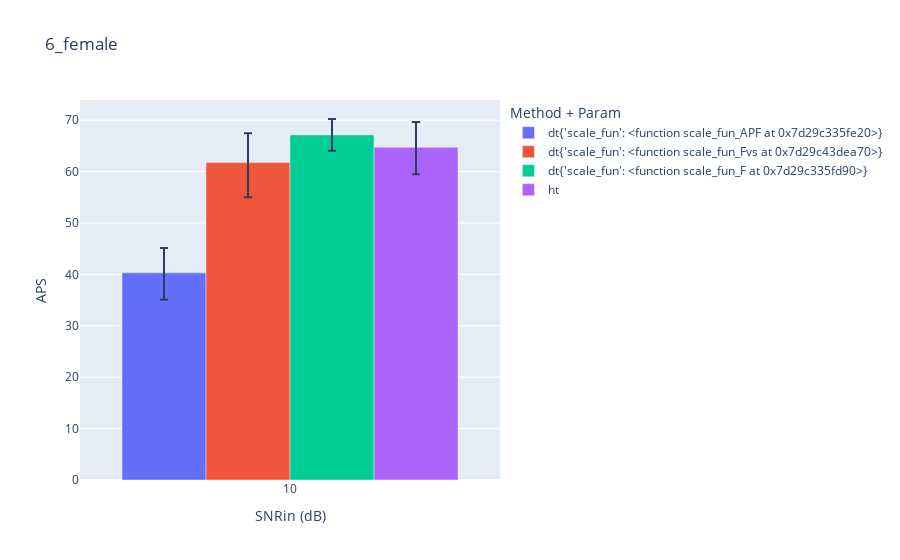

Notebook code cell kept with this figure:
### Code cell
figs = interpreter.get_summary_plotlys(idx=0,ylabel='APS')
for bars in figs:
    iplot(bars)

### Figure 1 — Plotly figure (JSON) as saved in the notebook; plotly's stock layout.template omitted (floating-point values rounded to 4 significant figures)
{"data": [{"alignmentgroup": "True", "error_x": {"array": ["10"]}, "error_y": {"array": [4.816], "arrayminus": [5.207]}, "hovertemplate": "Method + Param=dt{'scale_fun': <function scale_fun_APF at 0x7d29c335fe20>}<br>SNRin=%{x}<br>QRF=%{y}<extra></extra>", "legendgroup": "dt{'scale_fun': <function scale_fun_APF at 0x7d29c335fe20>}", "marker": {"color": "#636efa", "pattern": {"shape": ""}}, "name": "dt{'scale_fun': <function scale_fun_APF at 0x7d29c335fe20>}", "offsetgroup": "dt{'scale_fun': <function scale_fun_APF at 0x7d29c335fe20>}", "orientation": "v", "showlegend": true, "textposition": "auto", "type": "bar", "x": ["10"], "xaxis": "x", "y": [40.3], "yaxis": "y"}, {"alignmentgroup": "True", "error_x": {"array": ["10"]}, "error_y": {"array": [5.726], "arrayminus": [6.732]}, "hovertemplate": "Method + Param=dt{'scale_fun': <function scale_fun_Fvs at 0x7d29c43dea70>}<br>SNRin=%{x}<br>QRF=%{y}<extra></extra>", "legendgroup": "dt{'scale_fun': <function scale_fun_Fvs at 0x7d29c43dea70>}", "marker": {"color": "#EF553B", "pattern": {"shape": ""}}, "name": "dt{'scale_fun': <function scale_fun_Fvs at 0x7d29c43dea70>}", "offsetgroup": "dt{'scale_fun': <function scale_fun_Fvs at 0x7d29c43dea70>}", "orientation": "v", "showlegend": true, "textposition": "auto", "type": "bar", "x": ["10"], "xaxis": "x", "y": [61.76], "yaxis": "y"}, {"alignmentgroup": "True", "error_x": {"array": ["10"]}, "error_y": {"array": [3.089], "arrayminus": [3.087]}, "hovertemplate": "Method + Param=dt{'scale_fun': <function scale_fun_F at 0x7d29c335fd90>}<br>SNRin=%{x}<br>QRF=%{y}<extra></extra>", "legendgroup": "dt{'scale_fun': <function scale_fun_F at 0x7d29c335fd90>}", "marker": {"color": "#00cc96", "pattern": {"shape": ""}}, "name": "dt{'scale_fun': <function scale_fun_F at 0x7d29c335fd90>}", "offsetgroup": "dt{'scale_fun': <function scale_fun_F at 0x7d29c335fd90>}", "orientation": "v", "showlegend": true, "textposition": "auto", "type": "bar", "x": ["10"], "xaxis": "x", "y": [67.15], "yaxis": "y"}, {"alignmentgroup": "True", "error_x": {"array": ["10"]}, "error_y": {"array": [4.929], "arrayminus": [5.262]}, "hovertemplate": "Method + Param=ht<br>SNRin=%{x}<br>QRF=%{y}<extra></extra>", "legendgroup": "ht", "marker": {"color": "#ab63fa", "pattern": {"shape": ""}}, "name": "ht", "offsetgroup": "ht", "orientation": "v", "showlegend": true, "textposition": "auto", "type": "bar", "x": ["10"], "xaxis": "x", "y": [64.74], "yaxis": "y"}], "layout": {"barmode": "group", "legend": {"title": {"text": "Method + Param"}, "tracegroupgap": 0}, "title": {"text": "6_female"}, "xaxis": {"anchor": "y", "domain": [0, 1], "title": {"text": "SNRin (dB)"}}, "yaxis": {"anchor": "x", "domain": [0, 1], "title": {"text": "APS"}}}}
